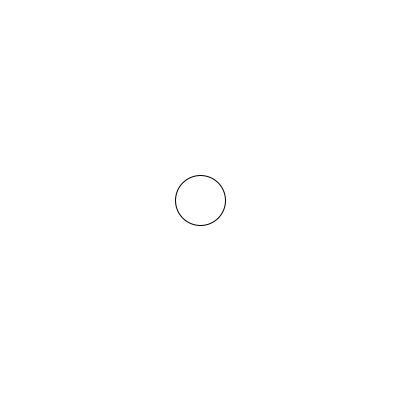
Frame 1 (no input)
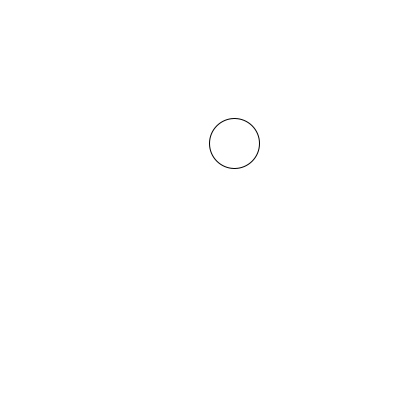
Frame 60 (the mouse pressed at the canvas centre just before this capture)
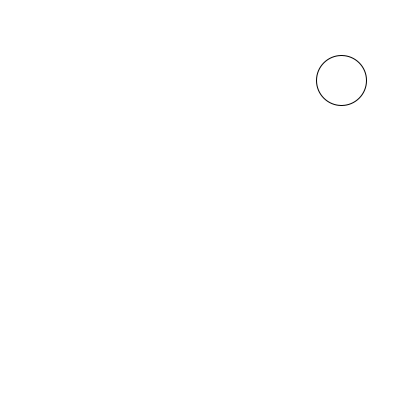
Frame 120 (the mouse held since frame 60 and released just before this capture)

The Processing sketch that drew these frames (run headless with seeded random() and noise(); from frame 60 on, the mouse is pressed at the canvas centre):

// Processing sketch: reboteCompleto
// ── reboteCompleto.pde
/*Creamos variables para ubicación y dirección*/
float px, py, dirx, diry;

int tam; // tamaño de la figura
void setup() {
  size(400, 400);
  tam = 50;
  dirx = random(-2, 2); // valor aleatorio. Si es negativo, se moverá a la izq
  diry = random(-2, 2); // si es negativo, se moverá hacia arriba
  py = height/2;
  px = width/2;
}
void draw() {
  background(255);

  if (px>= width-tam/2 || px< tam/2 ) { // si toca un lateral o el otro
    dirx = dirx *-1; // rebota por cambio de dirección
  }
  if (py>= height-tam/2 || py< tam/2 ) { // si toca borde sup o inferior
    diry = diry *-1; // rebota por cambio de dirección
  }
  ellipse(px, py, tam, tam);

  px = px+dirx; // la ubicación + la dirección le dará dirección derecha o izquierda
  py = py+diry;
  println(dirx);
}

void mousePressed() {
  dirx = random(-2, 2);
  diry = random(-2, 2);
}
